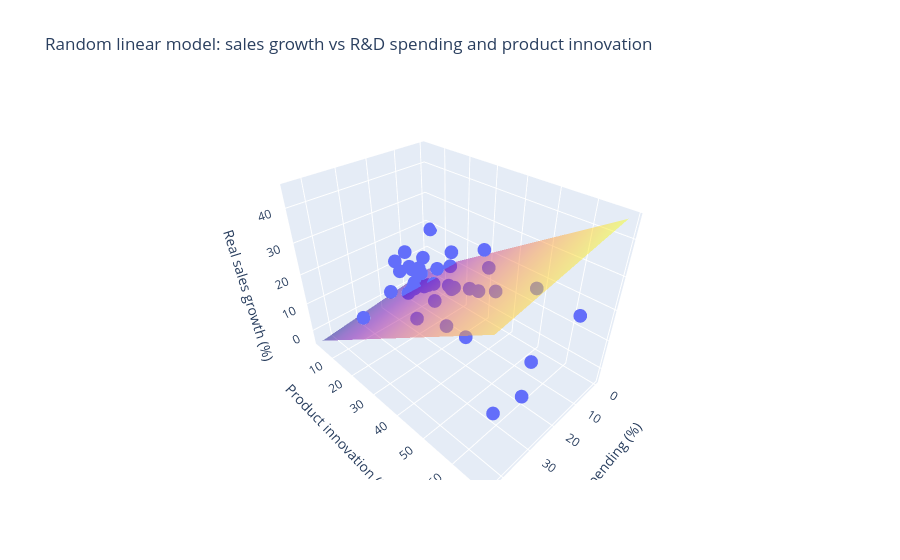

This figure's notebook cell:
### Code cell
fig = regression_plot(
    df,
    x_col='rd_spending_firms_pct',
    y_col='product_innovation_firms_pct',
    z_col='real_annual_sales_growth_pct',
    beta=beta_random,
    title="Random linear model: sales growth vs R&D spending and product innovation",
    labels={
        'rd_spending_firms_pct': 'R&D spending (%)',
        'product_innovation_firms_pct': 'Product innovation (%)',
        'real_annual_sales_growth_pct': 'Real sales growth (%)',
    }
)
fig.show()

### Figure 1 — Plotly figure (JSON) as saved in the notebook; plotly's stock layout.template omitted (floating-point values rounded to 4 significant figures; data arrays with more than 128 entries replaced by an {"elided": "..."} marker saying what was removed)
{"data": [{"hovertemplate": "R&D spending (%)=%{x}<br>Product innovation (%)=%{y}<br>Real sales growth (%)=%{z}<extra></extra>", "legendgroup": "", "marker": {"color": "#636efa", "symbol": "circle"}, "mode": "markers", "name": "", "scene": "scene", "showlegend": false, "type": "scatter3d", "x": [2.81, 11.49, 5.383, 6.197, 44.26, 11.41, 12.78, 25.03, 16.82, 12.92, 11.37, 3.671, 11.83, 11.23, 10.76, 17.67, 4.729, 8.574, 0.0, 5.623, 13.31, 8.373, 18.79, 16.46, 26.67, 2.878, 33.89, 27.57, 16.84, 16.28, 27.2, 7.587, 13.73, 12.21, 22.5, 13.87, 6.188, 19.71, 17.68], "y": [5.392, 7.83, 32.53, 20.27, 27.86, 11.92, 12.48, 64.49, 14.91, 28.1, 19.35, 25.87, 4.829, 17.8, 5.293, 14.42, 5.464, 22.78, 4.242, 34.7, 10.61, 21.3, 14.03, 7.527, 45.76, 16.48, 61.64, 64.79, 19.31, 5.139, 16.57, 2.889, 68.45, 18.53, 34.6, 38.31, 51.62, 18.68, 47.2], "z": [-2.049, 3.041, 24.47, 18.93, 19.44, 9.848, 12.66, 16.5, 8.202, 13.08, 14.92, 6.966, 14.9, 1.929, 9.07, 7.89, -1.661, 7.702, 18.42, 19.59, 6.528, 8.212, 7.004, 10.97, 13.36, 10.77, 4.027, 7.294, 21.15, 13.49, 12.93, 5.492, 25.71, 9.407, 7.991, 17.41, 21.1, 0.0003067, 23.7]}, {"opacity": 0.5, "showscale": false, "type": "surface", "x": [0.0, 2.329, 4.658, 6.988, 9.317, 11.65, 13.98, 16.3, 18.63, 20.96, 23.29, 25.62, 27.95, 30.28, 32.61, 34.94, 37.27, 39.6, 41.93, 44.26], "y": [2.889, 6.34, 9.791, 13.24, 16.69, 20.14, 23.59, 27.04, 30.5, 33.95, 37.4, 40.85, 44.3, 47.75, 51.2, 54.65, 58.1, 61.55, 65.0, 68.45], "z": {"elided": "20x20 float values"}}], "layout": {"legend": {"tracegroupgap": 0}, "scene": {"domain": {"x": [0, 1], "y": [0, 1]}, "xaxis": {"title": {"text": "R&D spending (%)"}}, "yaxis": {"title": {"text": "Product innovation (%)"}}, "zaxis": {"title": {"text": "Real sales growth (%)"}}}, "title": {"text": "Random linear model: sales growth vs R&D spending and product innovation"}}}
